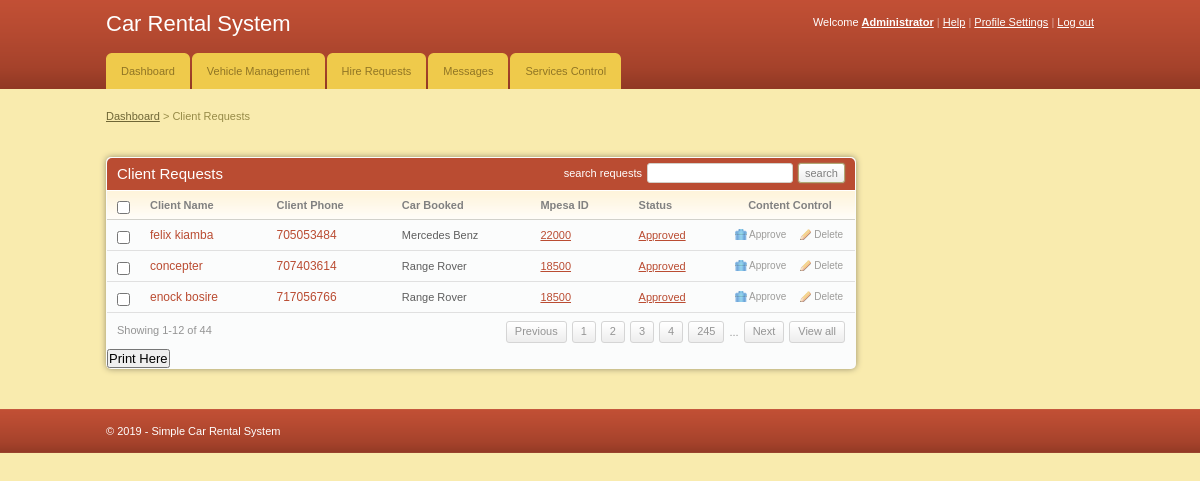
The page /admin/client_requests.php (signed in) on the database its author committed.
### tables this page shows
CREATE TABLE IF NOT EXISTS `client` (
  `client_id` int(11) NOT NULL AUTO_INCREMENT,
  `fname` varchar(255) NOT NULL,
  `email` varchar(255) NOT NULL,
  `id_no` int(11) NOT NULL,
  `phone` int(11) NOT NULL,
  `location` varchar(255) NOT NULL,
  `gender` varchar(255) NOT NULL,
  `car_id` int(11) NOT NULL,
  `status` varchar(255) NOT NULL,
  `mpesa` varchar(255) NOT NULL,
  PRIMARY KEY (`client_id`)
);

CREATE TABLE IF NOT EXISTS `cars` (
  `car_id` int(11) NOT NULL AUTO_INCREMENT,
  `car_name` varchar(255) NOT NULL,
  `car_type` varchar(255) NOT NULL,
  `image` text NOT NULL,
  `hire_cost` int(11) NOT NULL,
  `capacity` int(11) NOT NULL,
  `status` varchar(255) NOT NULL,
  PRIMARY KEY (`car_id`)
);

### admin/client_requests.php (the view, shortened to what this page needs)
<!DOCTYPE html PUBLIC "-//W3C//DTD XHTML 1.0 Transitional//EN" "http://www.w3.org/TR/xhtml1/DTD/xhtml1-transitional.dtd">
<html xmlns="http://www.w3.org/1999/xhtml">
<head>
	<link rel="stylesheet" href="css/style.css" type="text/css" media="all" />
</head>
<body>
<div id="header">
	<div class="shell">
		<?php
			include 'menu.php';
		?>
	</div>
</div>
<div id="container">
	<div class="shell">
		<div class="small-nav">
			<a href="index.php">Dashboard</a>
			<span>&gt;</span>
			Client Requests
		</div>
		<br />
		<div id="main">
			<div id="content">
				<div class="box">
					<div class="box-head">
						<h2 class="left">Client Requests</h2>
						<div class="right">
							<label>search requests</label>
							<input type="text" class="field small-field" />
							<input type="submit" class="button" value="search" />
						</div>
					</div>
					<div class="table">
						<table width="100%" border="0" cellspacing="0" cellpadding="0">
							<tr>
								<th width="13"><input type="checkbox" class="checkbox" /></th>
								<th>Client Name</th>
								<th>Client Phone</th>
								<th>Car Booked</th>
								<th>Mpesa ID</th>
								<th>Status</th>
								<th width="110" class="ac">Content Control</th>
							</tr>
							<?php
								include '../includes/config.php';
								$select = "SELECT client.client_id,client.fname,client.phone,cars.car_name,cars.hire_cost,client.status
										FROM client JOIN cars ON client.car_id=cars.car_id";
								$result = $conn->query($select);
								while($row = $result->fetch_assoc()){
							?>
							<tr>
								<td><input type="checkbox" class="checkbox" /></td>
								<td><h3><a href="#"><?php echo $row['fname'] ?></a></h3></td>
								<td><h3><a href="#"><?php echo $row['phone'] ?></a></h3></td>
								<td><?php echo $row['car_name'] ?></td>
								<td><a href="#"><?php echo $row['hire_cost'] ?></a></td>
								<td><a href="#"><?php echo $row['status'] ?></a></td>
								<td><a href="javascript:sureToApprove(<?php echo $row['client_id'];?>)" class="ico del">Approve</a><a href="#" class="ico edit">Delete</a></td>
							</tr>
							<?php
								}
							?>
						</table>
						<div class="pagging">
							<div class="left">Showing 1-12 of 44</div>
							<div class="right">
								<a href="#">Previous</a>
								<a href="#">1</a>
								<a href="#">2</a>
								<a href="#">3</a>
								<a href="#">4</a>
								<a href="#">245</a>
								<span>...</span>
								<a href="#">Next</a>
								<a href="#">View all</a>
							</div>
						</div>
					</div>
					<h2><input type="submit" onclick="window.print()" value="Print Here" /></h2>
				</div>
			</div>
		</div>
	</div>
</div>
<div id="footer">
	<div class="shell">
	<span class="left">&copy; <?php echo date("Y");?> - Simple Car Rental System</span>
	</div>
</div>
</body>
</html>

### admin/menu.php (shortened to what this page needs)
<div id="top">
			<h1><a href="#">Car Rental System</a></h1>
			<div id="top-navigation">
				Welcome <a href="#"><strong>Administrator</strong></a>
				<span>|</span>
				<a href="#">Help</a>
				<span>|</span>
				<a href="#">Profile Settings</a>
				<span>|</span>
				<a href="logout.php">Log out</a>
			</div>
		</div>
<div id="navigation">
			<ul>
			    <li><a href="index.php"><span>Dashboard</span></a></li>
			    <li><a href="add_vehicles.php"><span>Vehicle Management</span></a></li>
			    <li><a href="client_requests.php"><span>Hire Requests</span></a></li>
			    <li><a href="index.php"><span>Messages</span></a></li>
			    <li><a href="#"><span>Services Control</span></a></li>
			</ul>
		</div>

### admin/css/style.css (style rules this page uses)
* { padding:0; margin:0; outline:0; }
body { background:#f9ebae; font-family: Verdana, sans-serif; font-size:11px; line-height:14px; color:#5e5e5e; }
input, textarea, select { font-family: Verdana, sans-serif; font-size:13px; }
.field { border:solid 1px #d3cfc7; background:#fff; padding:5px; }
.small-field { border:solid 1px #d3cfc7; background:#fff; padding:3px 1px; font-size:11px; }
.checkbox { width:13px; height:13px; vertical-align:top; position:relative; top:2px; }
.button { background:#eee url(images/button.gif) repeat-x 0 0; border:solid 1px #b1a874; color:#7f7f7f; font-size:11px; padding:2px 6px 2px 6px; cursor:pointer; line-height:14px !important; }
a { color:#ba4c32; text-decoration: underline; cursor:pointer; }
.left, .alignleft { float:left; display:inline; }
.right, .alignright { float:right; display:inline; }
.ac { text-align: center !important; }
h1 { font-size:22px; line-height:24px; color:#fff; font-weight: normal; }
h1 a { color:#fff; text-decoration: none; }
h2 { font-size:15px; font-weight: normal; }
h3 { font-size:12px; line-height:14px; font-weight: normal; }
h3 a { text-decoration: none; }
.shell { width:988px; margin:0 auto; }
#header { height:89px; background:url(images/header.gif); white-space:nowrap; }
#header h1 { float:left; display:inline; padding-top:12px; }
#top-navigation { float:right; white-space:nowrap; color:#fff; padding-top:15px; }
#top-navigation a { color:#fff; }
#top-navigation span { color:#dca598; }
#top { height:53px; }
#navigation { height:36px; }
#navigation ul { list-style-type: none; }
#navigation ul li { float:left; display:inline; margin-right:2px; }
#navigation ul li a, #navigation ul li a span { float:left; height:36px; background:url(images/tab.gif) no-repeat 0 0; padding:0 0 0 15px; }
#navigation ul li a span { background-position:right 0; padding:0 15px 0 0; }
#navigation ul li a { line-height:36px; color:#907525; text-decoration: none; }
#container { padding:20px 0; }
.small-nav { color:#978b48; padding-bottom:20px; }
.small-nav a { color:#6f6636; }
#content { float:left; width:750px; }
.table th { background:#fffdfa url(images/th.gif) repeat-x 0 0; color:#818181; text-align: left; padding:7px 10px; border-bottom:solid 1px #d2d1cb; }
.table td { background:#fbfcfc; border-bottom:solid 1px #e0e0e0; padding:8px 10px; }
.box { background:#fbfcfc; height:100%; padding:1px; margin-bottom:20px; }
.box-head { background:#ba4c32; height:32px; color:#fff; padding: 0 10px; line-height:32px; white-space:nowrap; border-bottom:solid 1px #fff; }
.box-head .right { padding-top:5px; line-height:13px; }
.box-head .right label, .box-head .right input { float:left; }
.box-head .right label { padding:4px 0 0 0; }
.box-head .right input { margin-left:5px; }
.pagging { height:20px; padding:8px 10px; line-height:19px; color:#949494; }
.pagging a { background:url(images/pagging.gif) repeat-x 0 0; height:20px; float:left; padding:0 8px; border:solid 1px #d5d5d5; text-decoration: none; color:#949494; margin-left:5px; }
.pagging span { float:left; margin-left:5px; padding-top:2px; }
a.ico { color:#9d9c9a; font-size:10px; text-decoration: none; padding:0 0 0 14px; background-repeat:no-repeat; background-position:0 0; }
a.del { background-image:url(images/del.gif) }
a.edit { background-image:url(images/edit.gif); margin-left:14px; }
#footer { height:44px; background:url(images/footer.gif); line-height:44px; color:#fff; }
.box { -moz-border-radius:5px; -webkit-border-radius:5px; -moz-box-shadow: 0 0 6px #978f6c; -webkit-box-shadow: 0 0 6px #978f6c; }
.box-head { -moz-border-radius-topleft:5px; -moz-border-radius-topright:5px; -webkit-border-top-left-radius:5px; -webkit-border-top-right-radius:5px; }
.field, .button { -moz-border-radius:4px; -webkit-border-radius:4px; }
.small-field, .button, .pagging a { -moz-border-radius:3px; -webkit-border-radius:3px; }
.button { -moz-box-shadow: 0 0 2px #978f6c; -webkit-box-shadow: 0 0 2px #978f6c; }

### rows shown on the page
client: fname "felix kiamba", phone "705053484", car.car_name "Mercedes Benz", car.hire_cost "22000", status "Approved"
client: fname "concepter", phone "707403614", car.car_name "Range Rover", car.hire_cost "18500", status "Approved"
client: fname "enock bosire", phone "717056766", car.car_name "Range Rover", car.hire_cost "18500", status "Approved"
